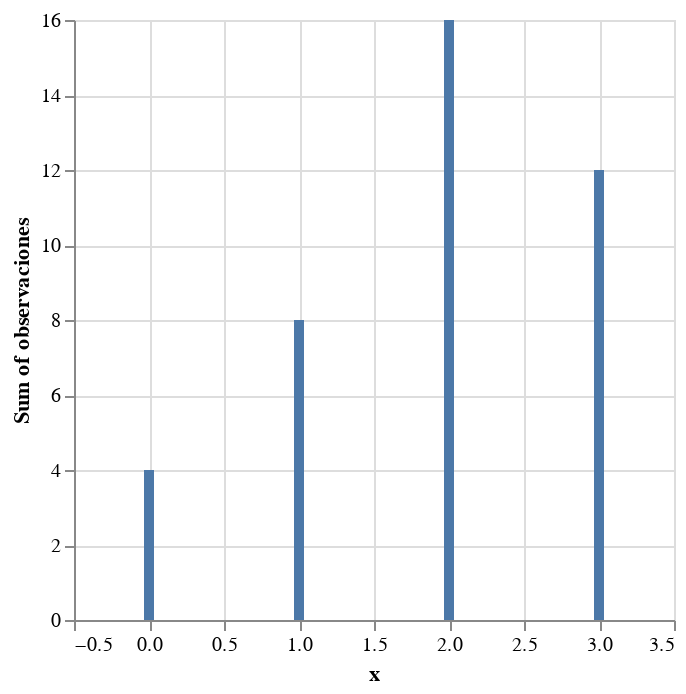

Here is the notebook cell this chart was saved with:
### Code cell
DeepnoteChart(table_data, """{"layer":[{"layer":[{"mark":{"clip":true,"type":"bar","color":"#4c78a8","tooltip":true},"encoding":{"x":{"sort":null,"type":"quantitative","field":"x","scale":{"type":"linear"},"format":{"type":"default","decimals":null},"formatType":"numberFormatFromNumberType"},"y":{"sort":null,"type":"quantitative","field":"observaciones","scale":{"type":"linear"},"format":{"type":"default","decimals":null},"aggregate":"sum","formatType":"numberFormatFromNumberType"}}}]}],"title":"","config":{"legend":{}},"$schema":"https://vega.github.io/schema/vega-lite/v5.json","encoding":{}}""")

### Figure 1 — Vega-Lite specification as saved in the notebook (floating-point values rounded to 4 significant figures)
{"layer": [{"layer": [{"mark": {"clip": true, "type": "bar", "color": "#4c78a8", "tooltip": true}, "encoding": {"x": {"sort": null, "type": "quantitative", "field": "x", "scale": {"type": "linear"}, "format": {"type": "default", "decimals": null}, "formatType": "numberFormatFromNumberType"}, "y": {"sort": null, "type": "quantitative", "field": "observaciones", "scale": {"type": "linear"}, "format": {"type": "default", "decimals": null}, "aggregate": "sum", "formatType": "numberFormatFromNumberType"}}}]}], "title": "", "config": {"legend": {}}, "$schema": "https://vega.github.io/schema/vega-lite/v5.json", "encoding": {}, "data": {"values": [{"x": 0, "observaciones": 4, "fx": 0.1, "Fx": 0.1}, {"x": 1, "observaciones": 8, "fx": 0.2, "Fx": 0.3}, {"x": 2, "observaciones": 16, "fx": 0.4, "Fx": 0.7}, {"x": 3, "observaciones": 12, "fx": 0.3, "Fx": 1}]}}
